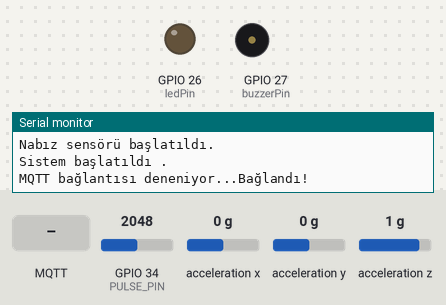
Simulated run of this sketch. Board: ESP32. Shown: output pins drawn as LEDs (lit = HIGH), buzzer (waves = sounding, pin HIGH), the last lines printed to the serial monitor. The test bench sets the inputs (shaded band); at power-on: GPIO 34 (PULSE_PIN) = 2048, acceleration x 0 g, acceleration y 0 g, acceleration z 1 g. WiFi joins after 1.5 s; servers stay silent unless stated; no MQTT or app messages arrive unless stated.

Above: at 2.7 s.
2.8 s: MQTT message "sensor_topic_2" arrives on the first subscribed topic
At 3.2 s:
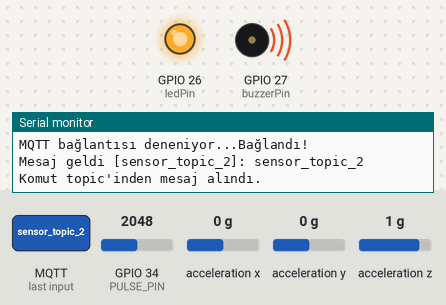
4.8 s: MQTT message "1" arrives on the first subscribed topic
At 6.1 s:
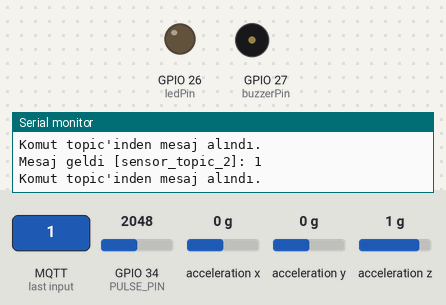
6.3 s: MQTT message "on" arrives on the first subscribed topic
At 6.7 s:
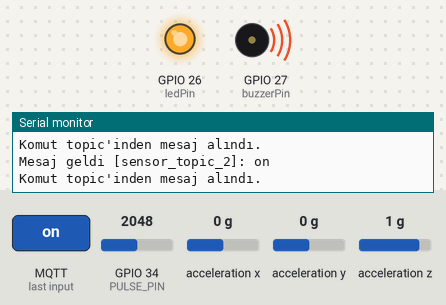
Timing chart, 0 to 9.3 s (numbered marks = the images above; inputs shaded):
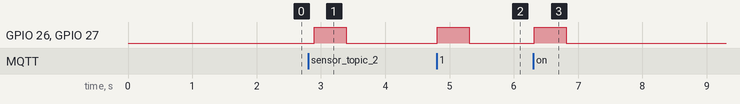

Measured:
- after the input at 2.8 s, GPIO 26 (ledPin), GPIO 27 (buzzerPin): LOW → HIGH after 0.09 s, → LOW 0.50 s later
- after the input at 4.8 s, GPIO 26 (ledPin), GPIO 27 (buzzerPin): LOW → HIGH at once, → LOW 0.50 s later
- after the input at 6.3 s, GPIO 26 (ledPin), GPIO 27 (buzzerPin): LOW → HIGH at once, → LOW 0.50 s later

The sketch:

sender_esp32_tam_kod.ino
```cpp
#include <Wire.h>
#include <Adafruit_Sensor.h>
#include <Adafruit_ADXL345_U.h>
#include <Adafruit_MLX90614.h>
#include <arduinoFFT.h>
#include <PubSubClient.h>
#include <WiFi.h>


const char* ssid = "cihan";
const char* password = "123aa1267";

const char* mqtt_server = "192.168.43.69";
const int mqtt_port = 1883;
const char* mqtt_topic = "sensor_data_1";

// MQTT Client nesnesi
WiFiClient espClient;
PubSubClient client(espClient);


// --- I2C Pinleri ---
#define SDA_PIN 21
#define SCL_PIN 22

// --- Nabız Sensörü ---
#define PULSE_PIN 34
#define SAMPLE_SIZE 20
#define SAMPLE_INTERVAL 50
#define ANALOG_THRESHOLD 500

// --- FFT için tanımlar ---
#define FFT_SAMPLE_SIZE 128
#define FFT_SAMPLING_FREQUENCY 20 // Hz

// --- FFT Veri ---
double vReal[FFT_SAMPLE_SIZE];
double vImag[FFT_SAMPLE_SIZE];

// --- Sensör Nesneleri ---
Adafruit_ADXL345_Unified accel = Adafruit_ADXL345_Unified(12345);
Adafruit_MLX90614 mlx = Adafruit_MLX90614();
ArduinoFFT<double> FFT(vReal, vImag, FFT_SAMPLE_SIZE, FFT_SAMPLING_FREQUENCY);

// --- Değişkenler ---
int pulseReadings[SAMPLE_SIZE];
int sampleIndex = 0;
int beatCount = 0;
bool beatDetected = false;
unsigned long lastSampleTime = 0;

int fftIndex = 0;
unsigned long lastFFTTime = 0;

unsigned long measurementStartTime = 0;
const unsigned long measurementDuration = 60000;
//Geviş getirme durumu
unsigned long ruminationDuration = 0;
bool ruminationActive = false;
//BPM
int lastBPM = 0;
float lastAmbientTemp = 0;
float lastObjectTemp = 0;

// led and buzzer pin
const int ledPin = 26;
const int buzzerPin = 27;

// --- Veri yapısı: JSON formatında string hazırlamak için buffer ---
#define JSON_BUFFER_SIZE 256
char jsonBuffer[JSON_BUFFER_SIZE];

// wifi setup
void setup_wifi() {
  delay(10);
  Serial.println();
  Serial.print("WiFi’ye bağlanılıyor: ");
  Serial.println(ssid);

  WiFi.begin(ssid, password);
  while (WiFi.status() != WL_CONNECTED) {
    delay(500);
    Serial.print(".");
  }
  Serial.println("");
  Serial.println("WiFi bağlandı");
  Serial.print("IP adresi: ");
  Serial.println(WiFi.localIP());
}
void reconnect() {
  // MQTT broker’a yeniden bağlan
  while (!client.connected()) {
    Serial.print("MQTT bağlantısı deneniyor...");
    if (client.connect("ESP32Client")) {
      Serial.println("Bağlandı!");
client.subscribe("sensor_topic_2");
    } else {
        Serial.print("Bağlantı hatası, kod: ");
  Serial.println(client.state());
      Serial.print("Bağlantı hatası, tekrar denenecek...");
      delay(2000);
    }
  }
}
// -------------------------
// Sensör Başlatma Fonksiyonları
// -------------------------
void initADXL345() {
  if (!accel.begin()) {
    Serial.println("ADXL345 sensörü başlatılamadı!");
    while (1);
  }
  accel.setRange(ADXL345_RANGE_16_G);
  Serial.println("ADXL345 başlatıldı.");
}

void initMLX90614() {
  if (!mlx.begin()) {
    Serial.println("MLX90614 sensörü başlatılamadı!");
    while (1);
  }
  Serial.println("MLX90614 başlatıldı.");
}

void initPulseSensor() {
  pinMode(PULSE_PIN, INPUT);
  Serial.println("Nabız sensörü başlatıldı.");
}

// -------------------------
// Sensör Okuma Fonksiyonları
// -------------------------
void readAccelerometerAndCollectFFT() {
  unsigned long currentTime = millis();
  if (currentTime - lastFFTTime >= (1000 / FFT_SAMPLING_FREQUENCY)) {
    lastFFTTime = currentTime;

    sensors_event_t event;
    accel.getEvent(&event);

    vReal[fftIndex] = event.acceleration.y;
    vImag[fftIndex] = 0;
    fftIndex++;

    if (fftIndex >= FFT_SAMPLE_SIZE) {
      fftIndex = 0;

      FFT.windowing(vReal, FFT_SAMPLE_SIZE, FFT_WIN_TYP_HAMMING, FFT_FORWARD);
      FFT.compute(vReal, vImag, FFT_SAMPLE_SIZE, FFT_FORWARD);
      FFT.complexToMagnitude(vReal, vImag, FFT_SAMPLE_SIZE);

      double peakFrequency = FFT.majorPeak(vReal, FFT_SAMPLE_SIZE, FFT_SAMPLING_FREQUENCY);

      bool currentlyRumination = (peakFrequency >= 0.4 && peakFrequency <= 1.2);
      ruminationActive = currentlyRumination;
    }
  }
}
// -------------------------
// MQTT Protocol Subs topic 5
// -------------------------
void callback(char* topic, byte* payload, unsigned int length) {
  Serial.print("Mesaj geldi [");
  Serial.print(topic);
  Serial.print("]: ");

  char message[length + 1];
  memcpy(message, payload, length);
  message[length] = '\0';
  Serial.println(message);

  if (strcmp(topic, "sensor_topic_2") == 0) {
    Serial.println("Komut topic'inden mesaj alındı.");
    ledAndBuzzer();
  }
}


void updateRuminationDuration() {
  static unsigned long lastCheck = 0;
  unsigned long now = millis();

  if (ruminationActive && now > lastCheck) {
    ruminationDuration += (now - lastCheck);
  }
  lastCheck = now;
}

void readTemperature() {
  lastAmbientTemp = mlx.readAmbientTempC();
  lastObjectTemp = mlx.readObjectTempC();
}

void readPulse() {
  unsigned long currentTime = millis();
  if (currentTime - lastSampleTime >= SAMPLE_INTERVAL) {
    lastSampleTime = currentTime;

    int pulseValue = analogRead(PULSE_PIN);
    pulseReadings[sampleIndex] = pulseValue;
    sampleIndex++;

    if (sampleIndex >= SAMPLE_SIZE) {
      sampleIndex = 0;

      for (int i = 1; i < SAMPLE_SIZE - 1; i++) {
        if (pulseReadings[i] > ANALOG_THRESHOLD &&
            pulseReadings[i] > pulseReadings[i - 1] &&
            pulseReadings[i] > pulseReadings[i + 1]) {
          if (!beatDetected) {
            beatCount++;
            beatDetected = true;
          }
        }
        else if (pulseReadings[i] < ANALOG_THRESHOLD) {
          beatDetected = false;
        }
      }

      unsigned long elapsedSeconds = (millis() - measurementStartTime) / 1000;
      if (elapsedSeconds > 0) {
        lastBPM = (beatCount * 60) / elapsedSeconds;
      }
    }
  }
}

// -------------------------
// JSON Veri Hazırlama Fonksiyonu
// -------------------------
void prepareJson() {
  float chewingActivity = ruminationDuration / 1000.0;  // örneğin saniyeye çevrildi
  snprintf(jsonBuffer, JSON_BUFFER_SIZE,
    "{"
    "\"animalId\": 1,"
    "\"chewingActivity\": %.2f,"
    "\"heartBeat\": %d,"
    "\"temperature\": %.2f,"
    "\"humidity\": %d"
    "}",
    chewingActivity, beatCount, lastAmbientTemp, 70);

  Serial.print("JSON Veri: ");
  Serial.println(jsonBuffer);
}
// -------------------------
// Mqtt 'den kesme geldi
// -------------------------
void ledAndBuzzer(){
  digitalWrite(ledPin, HIGH);
  digitalWrite(buzzerPin, HIGH);
  delay(500);
  digitalWrite(ledPin, LOW);
  digitalWrite(buzzerPin, LOW);
  delay(500);
}
// -------------------------
// Setup ve Loop
// -------------------------
void setup() {
  pinMode(buzzerPin, OUTPUT);
  digitalWrite(buzzerPin, LOW);
    pinMode(ledPin, OUTPUT);
  digitalWrite(ledPin, LOW);
  Serial.begin(115200);
  Wire.begin(SDA_PIN, SCL_PIN);
  setup_wifi();
  client.setServer(mqtt_server, mqtt_port);
  client.setCallback(callback);


  initADXL345();
  initMLX90614();
  initPulseSensor();

  measurementStartTime = millis();
  Serial.println("Sistem başlatıldı .");


}
void loop() {
  if (!client.connected()) {
    reconnect();
  }
  client.loop();

  readAccelerometerAndCollectFFT();
  updateRuminationDuration();

  unsigned long elapsed = millis() - measurementStartTime;

  if (elapsed < 60100) {
    readPulse();
  }

  if (elapsed >= measurementDuration) {
    readTemperature();
    prepareJson();

    // MQTT üzerinden JSON veriyi gönder
    if (client.publish(mqtt_topic, jsonBuffer,true)) {
      Serial.println("MQTT: Veri başarıyla gönderildi.");
    } else {
      Serial.println("MQTT: Veri gönderilemedi!");
    }
    beatCount = 0;
    ruminationDuration = 0;
    measurementStartTime = millis();
  }

  delay(100);
}
```
